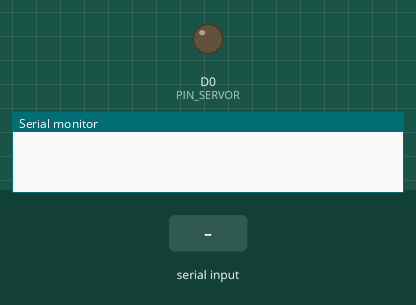
A sketch run on a simulated Arduino Zero (SAMD21). Parts: output pins drawn as LEDs (lit = HIGH), the last lines printed to the serial monitor. The test bench sets the inputs (shaded band).

Above: at 1.2 s.
1.3 s: "30,150\n" received over Serial
At 2.1 s:
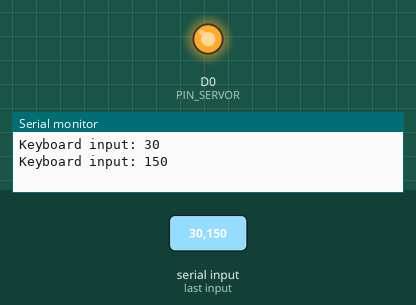
2.8 s: "90,45\n" received over Serial
At 3.2 s:
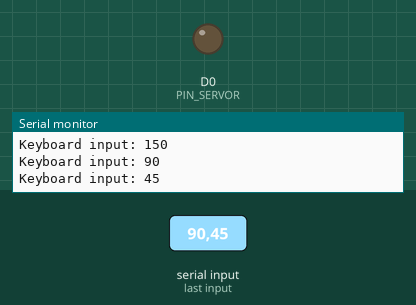
4.3 s: "200\n" received over Serial
At 5.6 s:
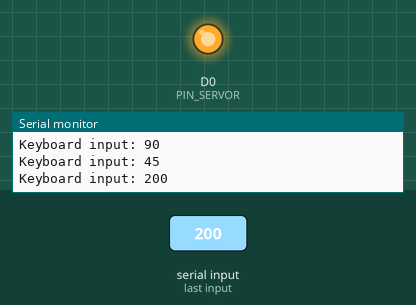
Timing chart, 0 to 7.3 s (numbered marks = the images above; inputs shaded):
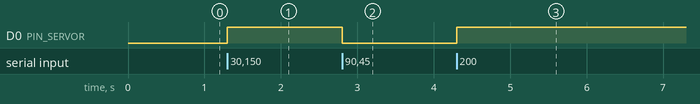

The sketch:

actuator_test.ino
```cpp
/*
300Hz
75 - fully extended - 2.5cm
160 - fully retracted - 0cm
75 - seat belt closed
115 - seat belt open
*/

#define PIN_SERVOR 0


void setup() {
   // set servo
  pinMode(PIN_SERVOR, OUTPUT);
  Serial.begin(9600);
  analogWriteFrequency(PIN_SERVOR, 300);
  analogWriteResolution(8);
}

void loop() {
  //int out;
  //int pos;
/*
  for (int i = 1; i<255; i++){
    Serial.println(i);
    analogWrite(PIN_SERVOR, i);
    delay(100);

  }
  for (int i = 255; i<1; i--){
    Serial.println(i);
    analogWrite(PIN_SERVOR, i);
    delay(1000);

  }
*/

  while (Serial.available() > 0) {

    int pos = Serial.parseInt();
    if (Serial.read() == '\n') {}
    Serial.printf("Keyboard input: %d\n", pos);
    analogWrite(PIN_SERVOR, pos);
  }

}
```

Measured:
- after the input at 1.3 s, D0 (PIN_SERVOR): LOW → HIGH at once
- after the input at 2.8 s, D0 (PIN_SERVOR): HIGH → LOW at once
- after the input at 4.3 s, D0 (PIN_SERVOR): LOW → HIGH at once
